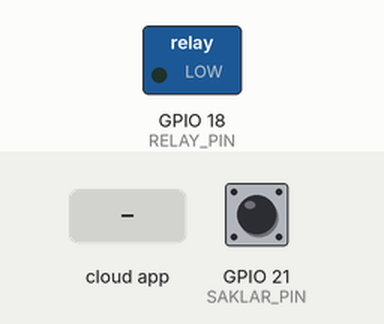
This sketch was run on a simulated ESP32. Shown: switched loads named in the sketch (green lamp = pin HIGH). The inputs (shaded band) are chosen by the test bench; at power-on: GPIO 21 (SAKLAR_PIN) HIGH. WiFi joins after 1.5 s; servers stay silent unless stated; the local clock reads 2024-03-15 10:24:30 at power-on unless the sketch sets it; the Firebase database answers and starts empty; what the sketch prints to the serial monitor is not drawn.

Above: at 3.3 s.
3.4 s: the phone or cloud app sets value to ON
At 4.1 s:
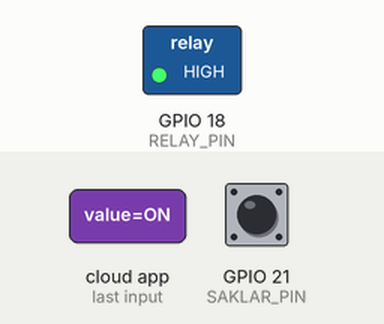
5.0 s: GPIO 21 (SAKLAR_PIN) pulled LOW for 1 s
At 6.5 s:
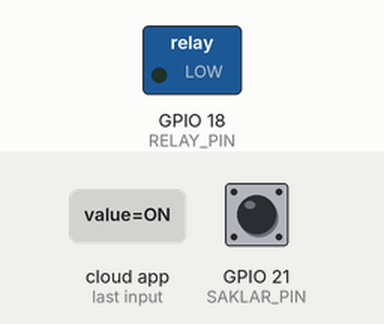
7.5 s: GPIO 21 (SAKLAR_PIN) pulled LOW for 1 s
At 8.7 s:
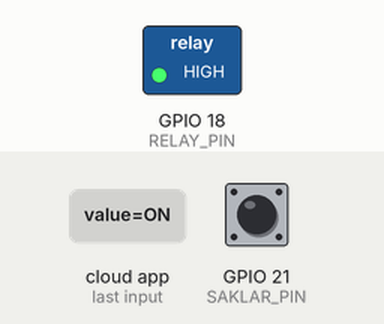
10.0 s: GPIO 21 (SAKLAR_PIN) pulled LOW for 3.2 s
At 10.9 s:
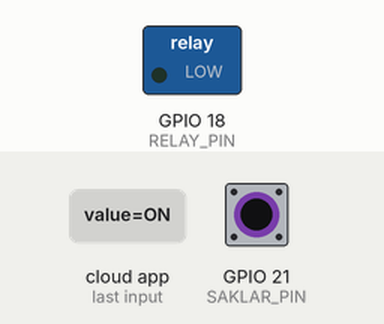
Timing chart, 0 to 13.0 s (numbered marks = the images above; inputs shaded):
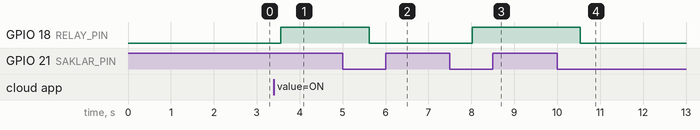

Measured:
- after the input at 3.4 s, GPIO 18 (RELAY_PIN): LOW → HIGH after 0.16 s
- after the input at 5.0 s, GPIO 18 (RELAY_PIN): HIGH → LOW after 0.62 s
- after the input at 7.5 s, GPIO 18 (RELAY_PIN): LOW → HIGH after 0.52 s
- after the input at 10.0 s, GPIO 18 (RELAY_PIN): HIGH → LOW after 0.53 s

The sketch:

index.ino
```cpp
#include <WiFi.h>
#include <FirebaseESP32.h>
#include <time.h>

/* ===== CONFIGURATION ===== */
const char* ssid = "";
const char* password = "";
#define FIREBASE_HOST ""
#define FIREBASE_AUTH ""

#define RELAY_PIN 18
#define SAKLAR_PIN 21

FirebaseData fbdo;
FirebaseAuth auth;
FirebaseConfig config;

/* ===== GLOBAL STATE ===== */
bool lampuStatus = false;
bool lastScheduleState = false;
String startTime = "17:45";
String endTime   = "03:30";

/* ===== UTILITY FUNCTIONS ===== */
String waktuLengkap() {
  time_t now = time(nullptr);
  struct tm* t = localtime(&now);
  if (!t || t->tm_year < 120) return "--";
  const char* hari[] = {"Minggu","Senin","Selasa","Rabu","Kamis","Jumat","Sabtu"};
  char buf[64];
  sprintf(buf,"%s, %02d/%02d/%04d %02d:%02d WIB",
          hari[t->tm_wday], t->tm_mday, t->tm_mon + 1, t->tm_year + 1900,
          t->tm_hour, t->tm_min);
  return String(buf);
}

bool inSchedule(int h, int m) {
  int now = h * 60 + m;
  int s = startTime.substring(0,2).toInt() * 60 + startTime.substring(3,5).toInt();
  int e = endTime.substring(0,2).toInt() * 60 + endTime.substring(3,5).toInt();
  if (s <= e) return now >= s && now < e;
  return now >= s || now < e;
}

/* ===== CORE CONTROL FUNCTION ===== */
void setLamp(bool on, String mode) {
  // STEP 1: PRIORITAS HARDWARE (LANGSUNG EKSEKUSI)
  lampuStatus = on;
  digitalWrite(RELAY_PIN, on ? HIGH : LOW);
  Serial.printf(">>> ACTION: %s [%s]\n", on ? "ON" : "OFF", mode.c_str());

  // STEP 2: JEDA UNTUK STABILITAS LISTRIK
  delay(50);

  // STEP 3: SYNC CLOUD (ATOMIC UPDATE)
  if (Firebase.ready()) {
    FirebaseJson data;
    data.set("status", lampuStatus);
    data.set("mode", mode);
    data.set("time", waktuLengkap());

    FirebaseJson event;
    event.set("mode", mode);
    event.set("text", lampuStatus ? "Light ON" : "Light OFF");
    data.set("last_event", event);

    // Update sekaligus agar Termux tidak kirim notif double
    Firebase.setJSON(fbdo, "/lampu", data);

    // Kirim Log History
    FirebaseJson log;
    log.set("event", lampuStatus ? "Light ON" : "Light OFF");
    log.set("mode", mode);
    log.set("time", waktuLengkap());
    Firebase.pushJSON(fbdo, "/logs", log);
  }
}

void checkPhysicalSwitch() {
  static bool lastBtnState = HIGH;
  static unsigned long lastBtnTime = 0;
  bool currentBtnReading = digitalRead(SAKLAR_PIN);

  if (currentBtnReading != lastBtnState) {
    lastBtnTime = millis();
  }

  if ((millis() - lastBtnTime) > 500) {
    static bool confirmedBtnState = HIGH;
    if (currentBtnReading != confirmedBtnState) {
      confirmedBtnState = currentBtnReading;
      if (confirmedBtnState == LOW) { // Saklar ditekan
        setLamp(!lampuStatus, "MANUAL_SWITCH");
      }
    }
  }
  lastBtnState = currentBtnReading;
}

void setup() {
  Serial.begin(115200);
  pinMode(RELAY_PIN, OUTPUT);
  digitalWrite(RELAY_PIN, LOW); // Start awal mati
  pinMode(SAKLAR_PIN, INPUT_PULLUP);

  WiFi.begin(ssid, password);
  Serial.print("Connecting WiFi");

  // Timeout 15 detik agar sistem tidak macet jika WiFi mati
  int timeout = 0;
  while (WiFi.status() != WL_CONNECTED && timeout < 30) {
    delay(500); Serial.print(".");
    timeout++;
  }

  configTime(7 * 3600, 0, "pool.ntp.org", "id.pool.ntp.org");

  config.host = FIREBASE_HOST;
  config.signer.tokens.legacy_token = FIREBASE_AUTH;
  Firebase.begin(&config, &auth);
  Firebase.reconnectWiFi(true);

  // Ambil data awal dari Firebase
  if (Firebase.getString(fbdo, "/settings/startTime")) startTime = fbdo.stringData();
  if (Firebase.getString(fbdo, "/settings/endTime")) endTime = fbdo.stringData();
  if (Firebase.getBool(fbdo, "/lampu/status")) {
    lampuStatus = fbdo.boolData();
    digitalWrite(RELAY_PIN, lampuStatus ? HIGH : LOW);
  }

  Firebase.setString(fbdo, "/command/value", "NONE");
  Serial.println("\n--- SYSTEM ONLINE ---");
}

void loop() {
  // Selalu cek saklar fisik (Prioritas Utama)
  checkPhysicalSwitch();

  if (!Firebase.ready()) return;

  // 1. Sync Jadwal (Setiap 60 detik)
  static unsigned long lastSync = 0;
  if (millis() - lastSync > 60000) {
    if (Firebase.getString(fbdo, "/settings/startTime")) startTime = fbdo.stringData();
    if (Firebase.getString(fbdo, "/settings/endTime")) endTime = fbdo.stringData();
    lastSync = millis();
  }

  // 2. Cek Command Aplikasi (Setiap 1 detik)
  static unsigned long lastCmdCheck = 0;
  if (millis() - lastCmdCheck > 1000) {
    if (Firebase.getString(fbdo, "/command/value")) {
      String cmd = fbdo.stringData();
      if (cmd != "NONE") {
        Firebase.setString(fbdo, "/command/value", "NONE");
        if (cmd == "ON" && !lampuStatus) setLamp(true, "MANUAL_APP");
        else if (cmd == "OFF" && lampuStatus) setLamp(false, "MANUAL_APP");
      }
    }
    lastCmdCheck = millis();
  }

  // 3. Logika Jadwal Otomatis
  time_t now = time(nullptr);
  struct tm* t = localtime(&now);
  if (t && t->tm_year >= 120) {
    bool currSchedule = inSchedule(t->tm_hour, t->tm_min);
    if (currSchedule != lastScheduleState) {
      lastScheduleState = currSchedule;
      setLamp(currSchedule, "AUTO");
    }
  }

  delay(50);
}
```
